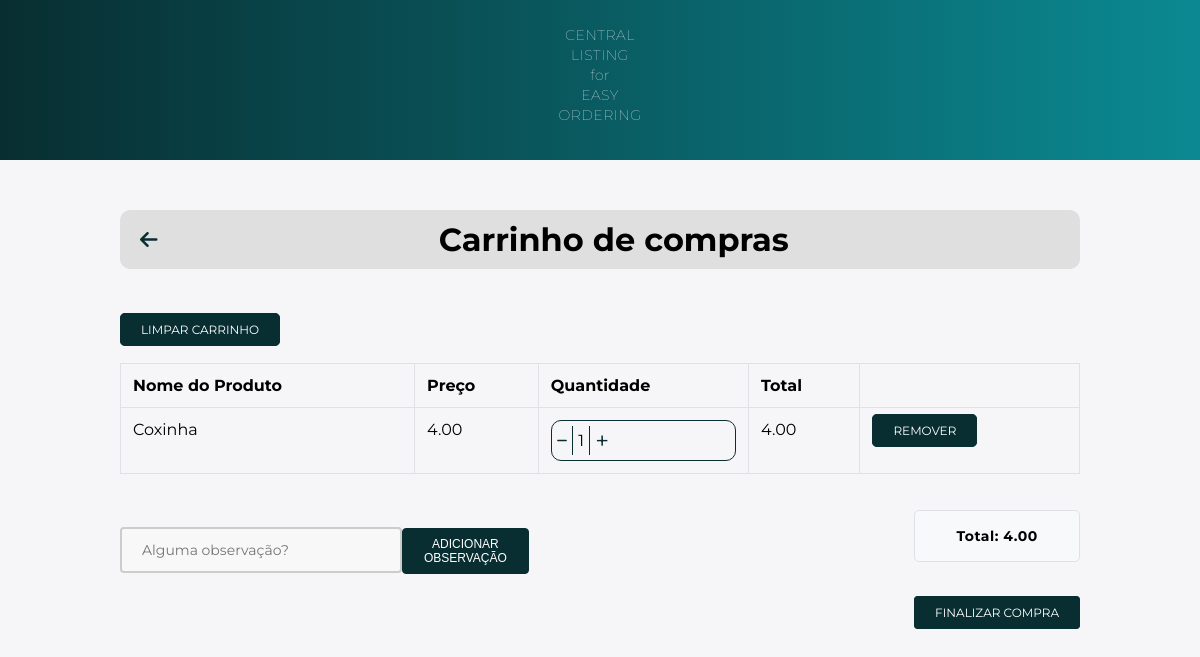
/cart/ (signed in), run on an earlier commit of the app's database.
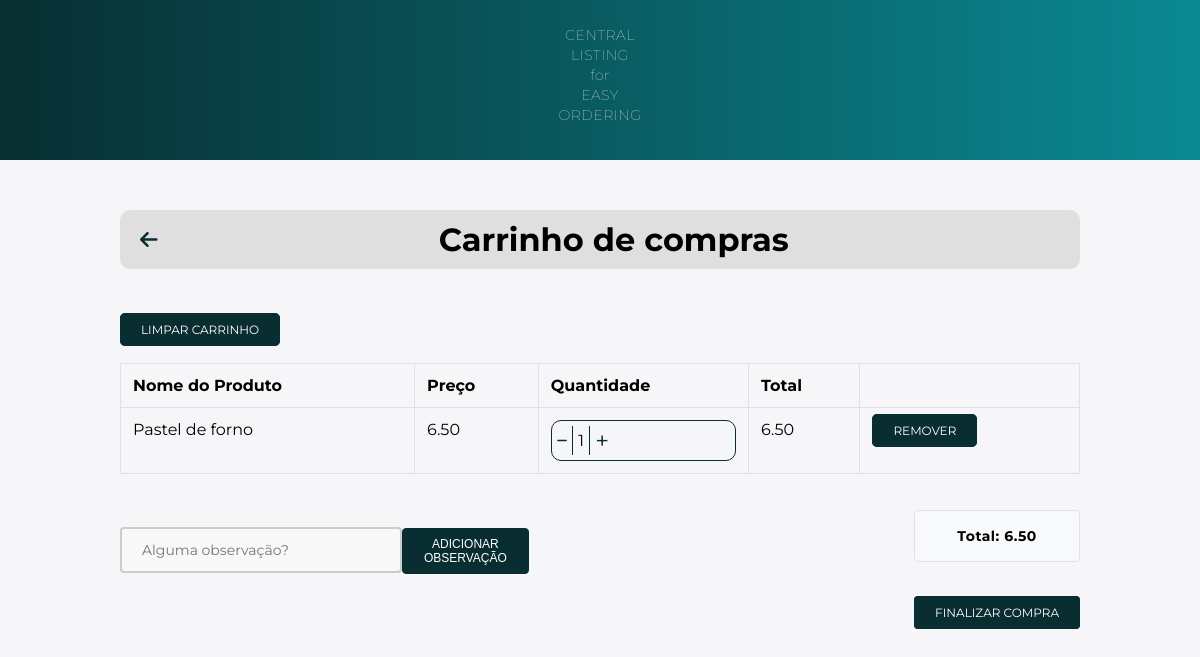
And on a later commit of the database.
### main/models.py (models this page shows, shortened)
class Cart(models.Model):
    user = models.ForeignKey(User, on_delete=models.CASCADE)
    product = models.ForeignKey(FoodProduct, on_delete=models.CASCADE)
    quantity = models.PositiveBigIntegerField(default=1)

class FoodProduct(models.Model):
    name = models.CharField(max_length=255)
    price = models.DecimalField(max_digits=10, decimal_places=2)
    image = models.ImageField(upload_to='static/food_products/', default="static/food_products/default")
    description = models.TextField()
    ingredients = models.ManyToManyField(Ingredients, blank=True)

### main/views.py (the view)
# urls.py: path('cart/', views.cart, name='cart'),
@login_required(login_url='login')
def cart(request):
    cart_items = Cart.objects.filter(user=request.user)
    cart_items_total = []
    for item in cart_items:
        total = item.product.price * item.quantity
        cart_items_total.append((item, total))
    cart_total = sum([total for _, total in cart_items_total])
    if request.method == "POST":
        form = CartForm(request.POST)
        if form.is_valid():
            obs = form.cleaned_data["text_box_obs"]
            request.session["cart_obs"] = obs
            return redirect('cart')
    else:
        form = CartForm()
    context = {
        'cart_items_total': cart_items_total,
        'cart_total': cart_total,
        'form': form,
    }
    return render(request, 'cart.html', context)

### main/forms.py
class CartForm(forms.Form):
    text_box_obs = forms.CharField(widget=forms.Textarea(attrs={'rows': 4, 'placeholder': 'Alguma observação?'}), required=False)

### templates/cart.html (shortened to what this page needs)
{% load static %}
<!DOCTYPE html>
<html>
<head>
    <link rel="stylesheet" type="text/css" href="{% static './css/cart.css' %}">
    <link rel="stylesheet" href="https://cdnjs.cloudflare.com/ajax/libs/font-awesome/6.4.0/css/all.min.css" />
</head>
<body>
    <nav>
        <p>CENTRAL<br>LISTING<br>for<br>EASY<br>ORDERING</p>
    </nav>
    <div class="container">
        <div class="top-bar">
            <a href="{% url 'home' %}" class="back-to-home">
                <i class="fas fa-arrow-left"></i>
            </a>
            <h1 class="top-bar-title">Carrinho de compras</h1>
        </div>
    </div>
    <div class="container_clear_cart">
    <a href="{% url 'clear_cart' %}" class="btn btn-danger clear-cart-btn" name="clearCart">Limpar carrinho</a>
    </div>
    <div class="container">
        <div class="row">
            <div class="col-12">
                {% if cart_items_total %}
                <div class="table-container">
                <table class="table table-bordered">
                    <thead>
                        <tr>
                            <th>Nome do Produto</th>
                            <th>Preço</th>
                            <th>Quantidade</th>
                            <th>Total</th>
                            <th></th>
                        </tr>
                    </thead>
                    <tbody>
                        {% for item, total in cart_items_total %}
                        <tr>
                            <td>{{ item.product.name }}</td>
                            <td>{{ item.product.price }}</td>
                            <td>
                                <div class="quantity-box">
                                    <a href="{% url 'decrement_quantity' item.product.id %}" class="fa-sharp fa-solid fa-minus btn-sm minus-link" style="text-decoration: none" name="decreaseCart"></a>
                                    <span class="quantity-number">{{ item.quantity }}</span>
                                    <a href="{% url 'increment_quantity' item.product.id %}" class="fa-light fa-plus btn-sm plus-link" style="text-decoration: none" name="increaseCart"></a>
                                </div>
                            </td>
                            <td>{{ total }}</td>
                            <td>
                                <a href="{% url 'remove_from_cart' item.product.id %}" class="btn btn-danger btn-sm" name="removeCart">Remover</a>
                            </td>
                        </tr>
                        {% endfor %}
                    </tbody>
                </table>
            </div>
            {% if cart_items_total %}
                <div class="bottom-container">
                    <form method="post">
                        <div class="observation-container">
                            <input type="text" name="{{ form.text_box_obs.name }}" class="observation-box" placeholder="Alguma observação?"/>
                            <div class="add-observation-btn-container">
                                <button type="submit" class="btn btn-primary" name="obsCartBtn">Adicionar observação</button>
                            </div>
                        </div>
                    </form>
                    <div class="total-and-button-container">
                        <div class="total-box">
                            <p class="total-text">Total: {{ cart_total }}</p>
                        </div>
                        <div class="checkout-btn-container">
                            <a href="{% url 'payment' %}" class="btn btn-primary" name="finalizarCompra">Finalizar Compra</a>
                        </div>
                    </div>
            {% endif %}
                {% else %}
                <div class="empty-cart-message">
                    <p>Seu carrinho está vazio. <a href="{% url 'home' %}">Continue comprando</a>.</p>
                </div>
                {% endif %}
            </div>
        </div>
    </div>
</body>
</html>

What changed in the data, as far as the page shows it:
removed Cart: product.name "Coxinha", product.price "4.00", quantity "1", total "4.00"
added Cart: product.name "Pastel de forno", product.price "6.50", quantity "1", total "6.50"
Also different on the page:
{{ cart_total }}: "4.00" → "6.50"
